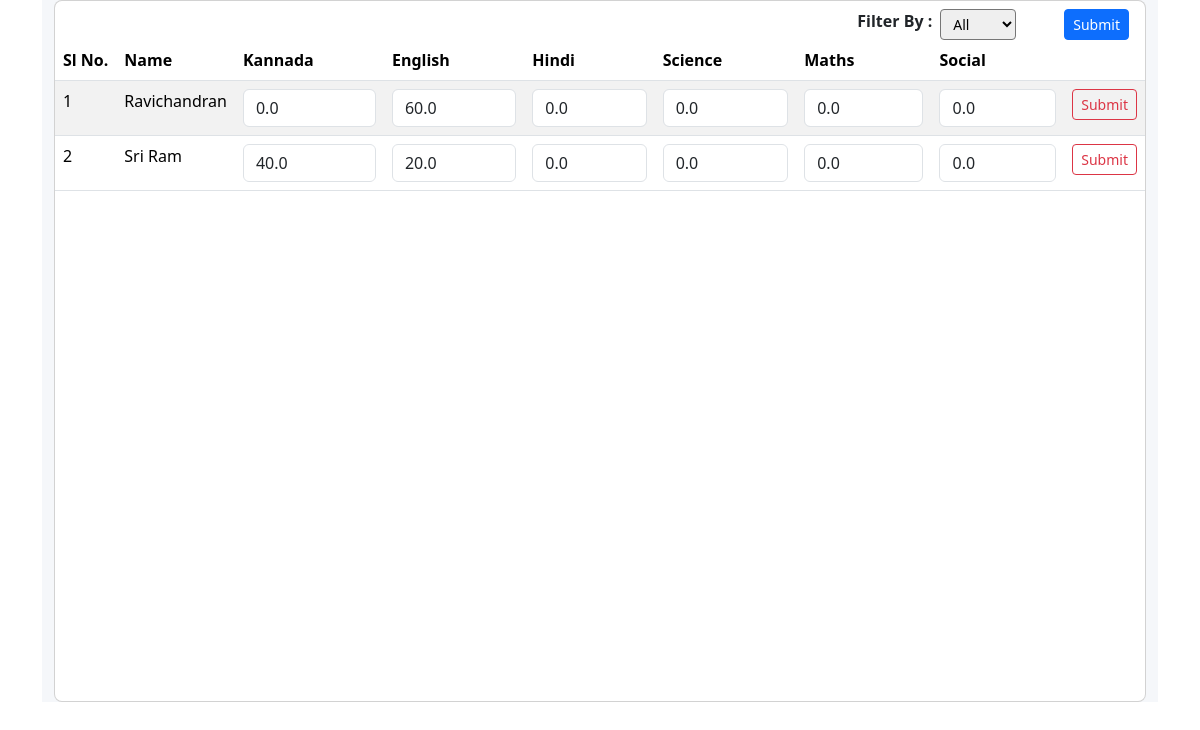
Before: /upload-marks/46 with the older database file.
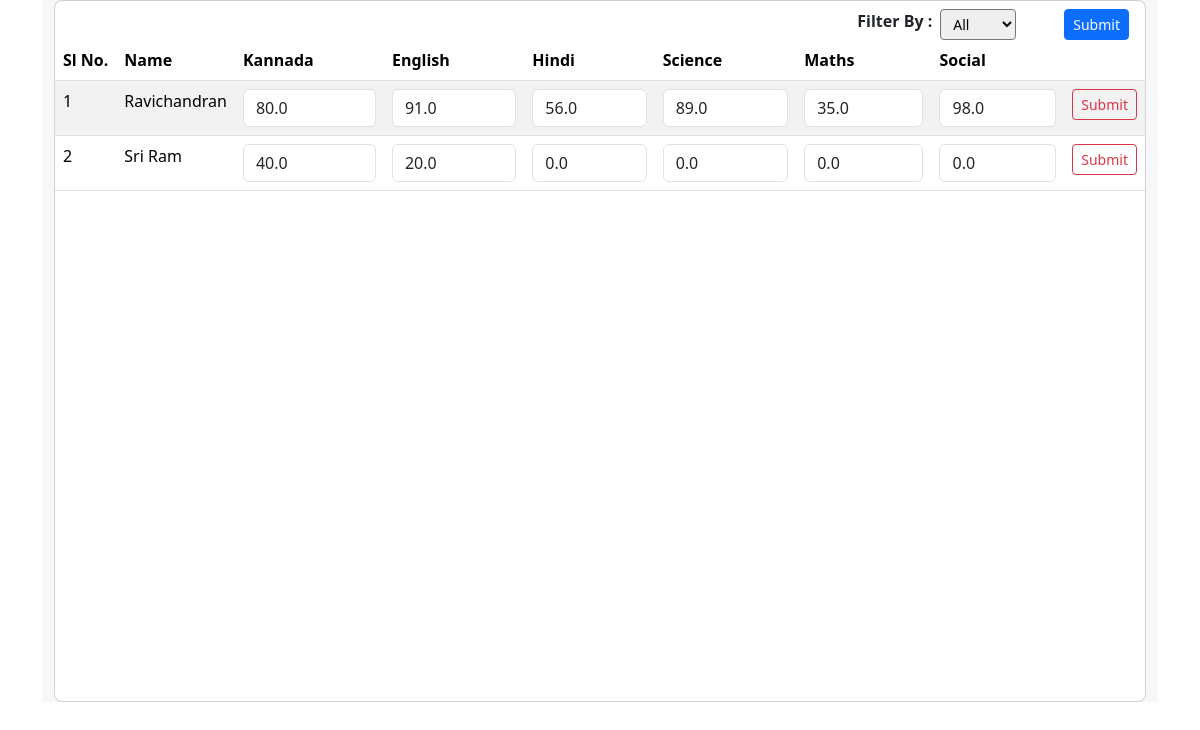
After: the same page with the newer database file.
### schoolapp/models.py (models this page shows, shortened)
class BasicInfo(models.Model):
    created_at = models.DateTimeField(auto_now_add=True)
    updated_at = models.DateTimeField(auto_now=True)

class TestMarks(BasicInfo):
    test_obj = models.ForeignKey(Test,on_delete=models.CASCADE)
    test_id = models.IntegerField()
    student = models.ForeignKey(StudentDetails,on_delete=models.CASCADE )
    kannada = models.FloatField(default=0)
    english = models.FloatField(default=0)
    hindi = models.FloatField(default=0)
    science = models.FloatField(default=0)
    maths = models.FloatField(default=0)
    social = models.FloatField(default=0)
    total_scored_marks = models.FloatField(default=0)
    total_marks = models.IntegerField(default=0)
    is_pass = models.BooleanField(default=False)

class StudentDetails(models.Model):
    user_id = models.IntegerField(blank = True, null=True)
    profile_image = models.ImageField(upload_to='media/profile',blank=True,null=True)
    student = models.OneToOneField(User, on_delete=models.CASCADE)
    full_name = models.CharField(max_length=100)
    roll_no = models.CharField(max_length=100)
    stu_class = models.IntegerField()
    date_of_birth = models.DateField( blank=True, null=True)
    gender = models.CharField(max_length=10,blank=True, null=True)
    street = models.CharField(max_length=100, blank=True, null=True )
    city = models.CharField(max_length=50, blank=True, null=True )
    state = models.CharField(max_length=50, blank=True, null=True )
    zip_code = models.CharField(max_length=10, blank=True, null=True )
    phone_number = models.CharField(max_length=15, blank=True, null=True )
    email = models.EmailField(blank=True, null=True )
    father_name = models.CharField(max_length=50, blank=True, null=True )
    father_contact = models.CharField(max_length=15, blank=True, null=True )
    mother_name = models.CharField(max_length=50, blank=True, null=True )
    mother_contact = models.CharField(max_length=15, blank=True, null=True )# Contact Information
    phone_number = models.CharField(max_length=15, blank=True, null=True)
    email = models.EmailField(blank=True, null=True)
    father_name = models.CharField(max_length=50, blank=True, null=True)
    father_contact = models.CharField(max_length=15, blank=True, null=True)
    mother_name = models.CharField(max_length=50, blank=True, null=True)
    mother_contact = models.CharField(max_length=15, blank=True, null=True)
    def __str__(self):
        return str(self.full_name)

### schoolapp/views.py (the view)
# urls.py: path("upload-marks/<int:id>",views.upload_marks,name="upload_marks"),
def upload_marks(request,id):
    test_marks_list = TestMarks.objects.filter(test_id=id)
    context = {
        'test_marks_list' : test_marks_list
    }
    return render(request,"upload-marks.html",context=context)

### templates/upload-marks.html (shortened to what the changed rows need)
{% extends "base.html" %}
{% load static %}
{% block body %}
<div class="container-fluid container-md">
    <section class="intro">
        <div class="bg-image h-100" style="background-color: #f5f7fa;">
            <div class="mask d-flex align-items-center h-100">
                <div class="container">
                    <div class="row justify-content-center">
                        <div class="col-12">
                            <div class="card">
                                <div class="card-body p-0">
                                    <div class="table-responsive table-scroll" data-mdb-perfect-scrollbar="true"
                                        style="position: relative; height: 700px">
                                        <table class="table table-striped table-hover mb-0">
                                            <thead>
                                                <tr>
                                                    <th>Sl No.</th>
                                                    <th scope="col">Name</th>
                                                    <th scope="col">Kannada</th>
                                                    <th scope="col">English</th>
                                                    <th scope="col">Hindi</th>
                                                    <th scope="col">Science</th>
                                                    <th scope="col">Maths</th>
                                                    <th scope="col">Social</th>
                                                    <th scope="col"></th>
                                                </tr>
                                            </thead>
                                            <tbody>
                                                {% for test_marks in test_marks_list %}
                                                <tr>
                                                    <td scope="col">{{forloop.counter}}</td>
                                                    <td scope="col">{{test_marks.student}}</td>
                                                    <form action="{% url 'update_marks' test_marks.id  %}" method="post">
                                                        <td><input type="number" class="form-control" scope="col" name="kannada_marks" value="{{test_marks.kannada}}"></td>
                                                        <td><input type="number" class="form-control" scope="col" name="english_marks" value="{{test_marks.english}}"></td>
                                                        <td><input type="number" class="form-control" scope="col" name="hindi_marks" value="{{test_marks.hindi}}"></td>
                                                        <td><input type="number" class="form-control" scope="col" name="science_marks" value="{{test_marks.science}}"></td>
                                                        <td><input type="number" class="form-control" scope="col" name="maths_marks" value="{{test_marks.maths}}"></td>
                                                        <td><input type="number" class="form-control" scope="col" name="social_marks" value="{{test_marks.social}}"></td>
                                                    <td>
                                                        <button type="submit" class="btn btn-outline-danger btn-sm">Submit</button>
                                                    </td>
                                                </form>
                                                </tr>
                                                {% endfor %}
                                            </tbody>
                                        </table>
                                    </div>
                                </div>
                            </div>
                        </div>
                    </div>
                </div>
            </div>
        </div>
    </section>
</div>
{% endblock %}

Changed rows visible on the page:
changed TestMarks "Ravichandran": kannada_marks "0.0" → "80.0"; english_marks "60.0" → "91.0"; hindi_marks "0.0" → "56.0"; science_marks "0.0" → "89.0"; maths_marks "0.0" → "35.0"; social_marks "0.0" → "98.0"
